Frame 1 (no input): blank canvas, image omitted
Frame 60 (no input): blank canvas, image omitted
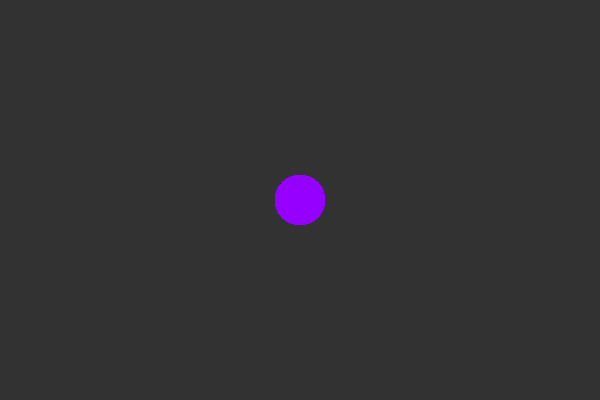
Frame 120 (the mouse pressed at the canvas centre since frame 60)

The p5.js sketch whose frames 1 and 60 were blank and that drew this single picture after the mouse press (run headless with seeded random() and noise() and a simulated clock; from frame 60 on, the mouse is pressed at the canvas centre):

// p5.js sketch
// ── sketch.js
var newHeight = 50;
var newWidth = 50;

function setup(){
    createCanvas(600,400);
    background(50);
}

function draw(){
    // background(50);
    if (mouseIsPressed) {
     noStroke();
    fill(150,0,255,200);
    ellipse(mouseX,mouseY,newWidth,newHeight);       
    }
  
}
